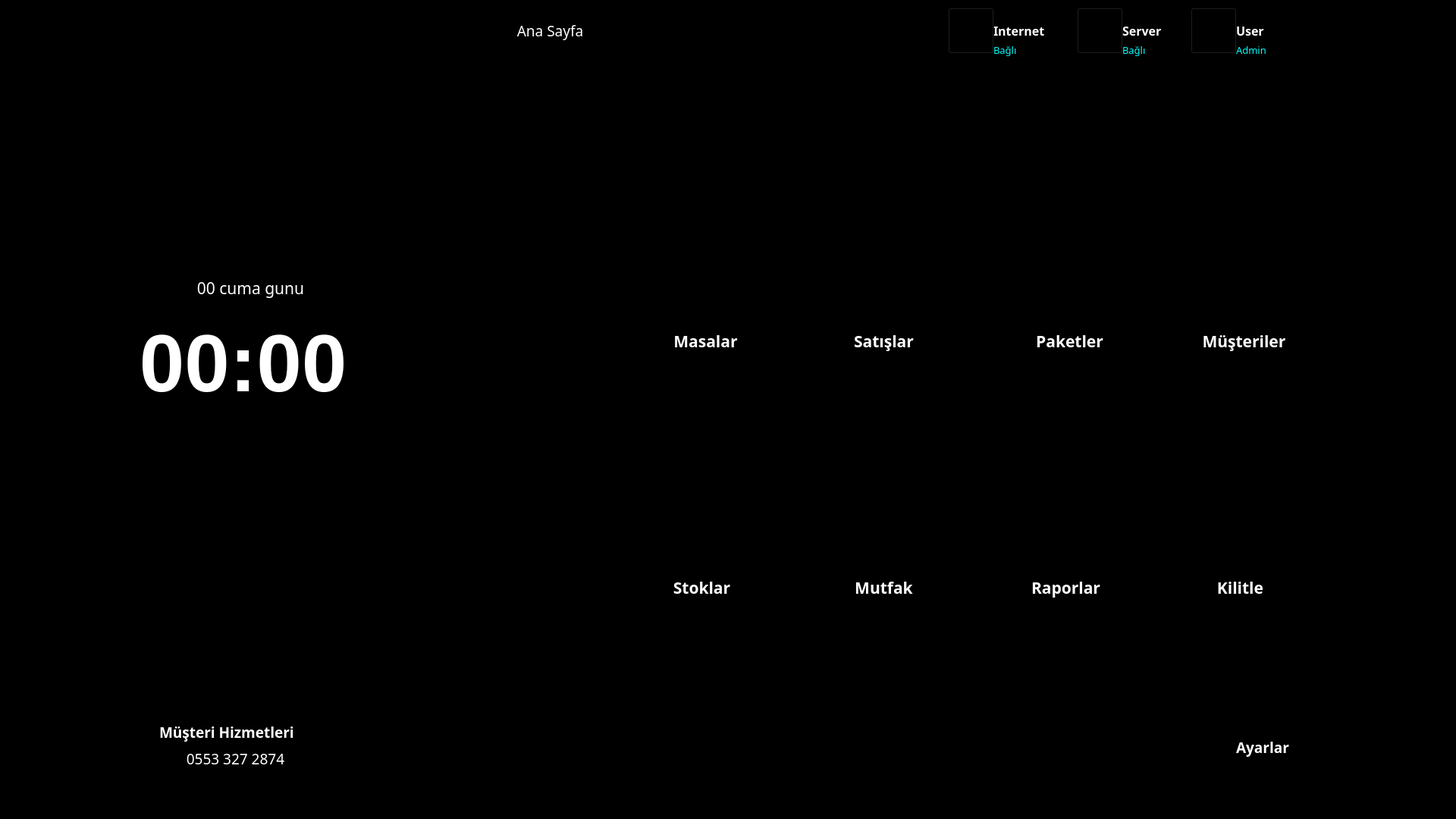
<?xml version="1.0" encoding="UTF-8"?>
<ui version="4.0">
 <class>frmMenu</class>
 <widget class="QWidget" name="frmMenu">
  <property name="geometry">
   <rect>
    <x>0</x>
    <y>0</y>
    <width>1920</width>
    <height>1080</height>
   </rect>
  </property>
  <property name="palette">
   <palette>
    <active>
     <colorrole role="WindowText">
      <brush brushstyle="SolidPattern">
       <color alpha="255">
        <red>255</red>
        <green>255</green>
        <blue>255</blue>
       </color>
      </brush>
     </colorrole>
     <colorrole role="Button">
      <brush brushstyle="SolidPattern">
       <color alpha="255">
        <red>0</red>
        <green>0</green>
        <blue>0</blue>
       </color>
      </brush>
     </colorrole>
     <colorrole role="Light">
      <brush brushstyle="SolidPattern">
       <color alpha="255">
        <red>0</red>
        <green>0</green>
        <blue>0</blue>
       </color>
      </brush>
     </colorrole>
     <colorrole role="Midlight">
      <brush brushstyle="SolidPattern">
       <color alpha="255">
        <red>0</red>
        <green>0</green>
        <blue>0</blue>
       </color>
      </brush>
     </colorrole>
     <colorrole role="Dark">
      <brush brushstyle="SolidPattern">
       <color alpha="255">
        <red>0</red>
        <green>0</green>
        <blue>0</blue>
       </color>
      </brush>
     </colorrole>
     <colorrole role="Mid">
      <brush brushstyle="SolidPattern">
       <color alpha="255">
        <red>0</red>
        <green>0</green>
        <blue>0</blue>
       </color>
      </brush>
     </colorrole>
     <colorrole role="Text">
      <brush brushstyle="SolidPattern">
       <color alpha="255">
        <red>255</red>
        <green>255</green>
        <blue>255</blue>
       </color>
      </brush>
     </colorrole>
     <colorrole role="BrightText">
      <brush brushstyle="SolidPattern">
       <color alpha="255">
        <red>255</red>
        <green>255</green>
        <blue>255</blue>
       </color>
      </brush>
     </colorrole>
     <colorrole role="ButtonText">
      <brush brushstyle="SolidPattern">
       <color alpha="255">
        <red>255</red>
        <green>255</green>
        <blue>255</blue>
       </color>
      </brush>
     </colorrole>
     <colorrole role="Base">
      <brush brushstyle="SolidPattern">
       <color alpha="255">
        <red>0</red>
        <green>0</green>
        <blue>0</blue>
       </color>
      </brush>
     </colorrole>
     <colorrole role="Window">
      <brush brushstyle="SolidPattern">
       <color alpha="255">
        <red>0</red>
        <green>0</green>
        <blue>0</blue>
       </color>
      </brush>
     </colorrole>
     <colorrole role="Shadow">
      <brush brushstyle="SolidPattern">
       <color alpha="255">
        <red>0</red>
        <green>0</green>
        <blue>0</blue>
       </color>
      </brush>
     </colorrole>
     <colorrole role="AlternateBase">
      <brush brushstyle="SolidPattern">
       <color alpha="255">
        <red>0</red>
        <green>0</green>
        <blue>0</blue>
       </color>
      </brush>
     </colorrole>
     <colorrole role="ToolTipBase">
      <brush brushstyle="SolidPattern">
       <color alpha="255">
        <red>255</red>
        <green>255</green>
        <blue>220</blue>
       </color>
      </brush>
     </colorrole>
     <colorrole role="ToolTipText">
      <brush brushstyle="SolidPattern">
       <color alpha="255">
        <red>0</red>
        <green>0</green>
        <blue>0</blue>
       </color>
      </brush>
     </colorrole>
    </active>
    <inactive>
     <colorrole role="WindowText">
      <brush brushstyle="SolidPattern">
       <color alpha="255">
        <red>255</red>
        <green>255</green>
        <blue>255</blue>
       </color>
      </brush>
     </colorrole>
     <colorrole role="Button">
      <brush brushstyle="SolidPattern">
       <color alpha="255">
        <red>0</red>
        <green>0</green>
        <blue>0</blue>
       </color>
      </brush>
     </colorrole>
     <colorrole role="Light">
      <brush brushstyle="SolidPattern">
       <color alpha="255">
        <red>0</red>
        <green>0</green>
        <blue>0</blue>
       </color>
      </brush>
     </colorrole>
     <colorrole role="Midlight">
      <brush brushstyle="SolidPattern">
       <color alpha="255">
        <red>0</red>
        <green>0</green>
        <blue>0</blue>
       </color>
      </brush>
     </colorrole>
     <colorrole role="Dark">
      <brush brushstyle="SolidPattern">
       <color alpha="255">
        <red>0</red>
        <green>0</green>
        <blue>0</blue>
       </color>
      </brush>
     </colorrole>
     <colorrole role="Mid">
      <brush brushstyle="SolidPattern">
       <color alpha="255">
        <red>0</red>
        <green>0</green>
        <blue>0</blue>
       </color>
      </brush>
     </colorrole>
     <colorrole role="Text">
      <brush brushstyle="SolidPattern">
       <color alpha="255">
        <red>255</red>
        <green>255</green>
        <blue>255</blue>
       </color>
      </brush>
     </colorrole>
     <colorrole role="BrightText">
      <brush brushstyle="SolidPattern">
       <color alpha="255">
        <red>255</red>
        <green>255</green>
        <blue>255</blue>
       </color>
      </brush>
     </colorrole>
     <colorrole role="ButtonText">
      <brush brushstyle="SolidPattern">
       <color alpha="255">
        <red>255</red>
        <green>255</green>
        <blue>255</blue>
       </color>
      </brush>
     </colorrole>
     <colorrole role="Base">
      <brush brushstyle="SolidPattern">
       <color alpha="255">
        <red>0</red>
        <green>0</green>
        <blue>0</blue>
       </color>
      </brush>
     </colorrole>
     <colorrole role="Window">
      <brush brushstyle="SolidPattern">
       <color alpha="255">
        <red>0</red>
        <green>0</green>
        <blue>0</blue>
       </color>
      </brush>
     </colorrole>
     <colorrole role="Shadow">
      <brush brushstyle="SolidPattern">
       <color alpha="255">
        <red>0</red>
        <green>0</green>
        <blue>0</blue>
       </color>
      </brush>
     </colorrole>
     <colorrole role="AlternateBase">
      <brush brushstyle="SolidPattern">
       <color alpha="255">
        <red>0</red>
        <green>0</green>
        <blue>0</blue>
       </color>
      </brush>
     </colorrole>
     <colorrole role="ToolTipBase">
      <brush brushstyle="SolidPattern">
       <color alpha="255">
        <red>255</red>
        <green>255</green>
        <blue>220</blue>
       </color>
      </brush>
     </colorrole>
     <colorrole role="ToolTipText">
      <brush brushstyle="SolidPattern">
       <color alpha="255">
        <red>0</red>
        <green>0</green>
        <blue>0</blue>
       </color>
      </brush>
     </colorrole>
    </inactive>
    <disabled>
     <colorrole role="WindowText">
      <brush brushstyle="SolidPattern">
       <color alpha="255">
        <red>0</red>
        <green>0</green>
        <blue>0</blue>
       </color>
      </brush>
     </colorrole>
     <colorrole role="Button">
      <brush brushstyle="SolidPattern">
       <color alpha="255">
        <red>0</red>
        <green>0</green>
        <blue>0</blue>
       </color>
      </brush>
     </colorrole>
     <colorrole role="Light">
      <brush brushstyle="SolidPattern">
       <color alpha="255">
        <red>0</red>
        <green>0</green>
        <blue>0</blue>
       </color>
      </brush>
     </colorrole>
     <colorrole role="Midlight">
      <brush brushstyle="SolidPattern">
       <color alpha="255">
        <red>0</red>
        <green>0</green>
        <blue>0</blue>
       </color>
      </brush>
     </colorrole>
     <colorrole role="Dark">
      <brush brushstyle="SolidPattern">
       <color alpha="255">
        <red>0</red>
        <green>0</green>
        <blue>0</blue>
       </color>
      </brush>
     </colorrole>
     <colorrole role="Mid">
      <brush brushstyle="SolidPattern">
       <color alpha="255">
        <red>0</red>
        <green>0</green>
        <blue>0</blue>
       </color>
      </brush>
     </colorrole>
     <colorrole role="Text">
      <brush brushstyle="SolidPattern">
       <color alpha="255">
        <red>0</red>
        <green>0</green>
        <blue>0</blue>
       </color>
      </brush>
     </colorrole>
     <colorrole role="BrightText">
      <brush brushstyle="SolidPattern">
       <color alpha="255">
        <red>255</red>
        <green>255</green>
        <blue>255</blue>
       </color>
      </brush>
     </colorrole>
     <colorrole role="ButtonText">
      <brush brushstyle="SolidPattern">
       <color alpha="255">
        <red>0</red>
        <green>0</green>
        <blue>0</blue>
       </color>
      </brush>
     </colorrole>
     <colorrole role="Base">
      <brush brushstyle="SolidPattern">
       <color alpha="255">
        <red>0</red>
        <green>0</green>
        <blue>0</blue>
       </color>
      </brush>
     </colorrole>
     <colorrole role="Window">
      <brush brushstyle="SolidPattern">
       <color alpha="255">
        <red>0</red>
        <green>0</green>
        <blue>0</blue>
       </color>
      </brush>
     </colorrole>
     <colorrole role="Shadow">
      <brush brushstyle="SolidPattern">
       <color alpha="255">
        <red>0</red>
        <green>0</green>
        <blue>0</blue>
       </color>
      </brush>
     </colorrole>
     <colorrole role="AlternateBase">
      <brush brushstyle="SolidPattern">
       <color alpha="255">
        <red>0</red>
        <green>0</green>
        <blue>0</blue>
       </color>
      </brush>
     </colorrole>
     <colorrole role="ToolTipBase">
      <brush brushstyle="SolidPattern">
       <color alpha="255">
        <red>255</red>
        <green>255</green>
        <blue>220</blue>
       </color>
      </brush>
     </colorrole>
     <colorrole role="ToolTipText">
      <brush brushstyle="SolidPattern">
       <color alpha="255">
        <red>0</red>
        <green>0</green>
        <blue>0</blue>
       </color>
      </brush>
     </colorrole>
    </disabled>
   </palette>
  </property>
  <property name="windowTitle">
   <string>Menü</string>
  </property>
  <widget class="QPushButton" name="btnAyarlar">
   <property name="geometry">
    <rect>
     <x>1620</x>
     <y>960</y>
     <width>191</width>
     <height>61</height>
    </rect>
   </property>
   <property name="styleSheet">
    <string notr="true">QPushButton {
    background-color: transparent;
    border: none;
}
</string>
   </property>
   <property name="text">
    <string/>
   </property>
   <property name="iconSize">
    <size>
     <width>280</width>
     <height>200</height>
    </size>
   </property>
  </widget>
  <widget class="QPushButton" name="btnKilit">
   <property name="geometry">
    <rect>
     <x>1550</x>
     <y>560</y>
     <width>171</width>
     <height>171</height>
    </rect>
   </property>
   <property name="palette">
    <palette>
     <active>
      <colorrole role="WindowText">
       <brush brushstyle="SolidPattern">
        <color alpha="255">
         <red>0</red>
         <green>0</green>
         <blue>0</blue>
        </color>
       </brush>
      </colorrole>
      <colorrole role="Button">
       <brush brushstyle="SolidPattern">
        <color alpha="0">
         <red>0</red>
         <green>0</green>
         <blue>0</blue>
        </color>
       </brush>
      </colorrole>
      <colorrole role="Light">
       <brush brushstyle="SolidPattern">
        <color alpha="255">
         <red>255</red>
         <green>255</green>
         <blue>255</blue>
        </color>
       </brush>
      </colorrole>
      <colorrole role="Midlight">
       <brush brushstyle="SolidPattern">
        <color alpha="255">
         <red>255</red>
         <green>255</green>
         <blue>255</blue>
        </color>
       </brush>
      </colorrole>
      <colorrole role="Dark">
       <brush brushstyle="SolidPattern">
        <color alpha="255">
         <red>127</red>
         <green>127</green>
         <blue>127</blue>
        </color>
       </brush>
      </colorrole>
      <colorrole role="Mid">
       <brush brushstyle="SolidPattern">
        <color alpha="255">
         <red>170</red>
         <green>170</green>
         <blue>170</blue>
        </color>
       </brush>
      </colorrole>
      <colorrole role="Text">
       <brush brushstyle="SolidPattern">
        <color alpha="255">
         <red>0</red>
         <green>0</green>
         <blue>0</blue>
        </color>
       </brush>
      </colorrole>
      <colorrole role="BrightText">
       <brush brushstyle="SolidPattern">
        <color alpha="255">
         <red>255</red>
         <green>255</green>
         <blue>255</blue>
        </color>
       </brush>
      </colorrole>
      <colorrole role="ButtonText">
       <brush brushstyle="SolidPattern">
        <color alpha="255">
         <red>0</red>
         <green>0</green>
         <blue>0</blue>
        </color>
       </brush>
      </colorrole>
      <colorrole role="Base">
       <brush brushstyle="SolidPattern">
        <color alpha="0">
         <red>0</red>
         <green>0</green>
         <blue>0</blue>
        </color>
       </brush>
      </colorrole>
      <colorrole role="Window">
       <brush brushstyle="SolidPattern">
        <color alpha="0">
         <red>0</red>
         <green>0</green>
         <blue>0</blue>
        </color>
       </brush>
      </colorrole>
      <colorrole role="Shadow">
       <brush brushstyle="SolidPattern">
        <color alpha="255">
         <red>0</red>
         <green>0</green>
         <blue>0</blue>
        </color>
       </brush>
      </colorrole>
      <colorrole role="AlternateBase">
       <brush brushstyle="SolidPattern">
        <color alpha="255">
         <red>255</red>
         <green>255</green>
         <blue>255</blue>
        </color>
       </brush>
      </colorrole>
      <colorrole role="ToolTipBase">
       <brush brushstyle="SolidPattern">
        <color alpha="255">
         <red>255</red>
         <green>255</green>
         <blue>220</blue>
        </color>
       </brush>
      </colorrole>
      <colorrole role="ToolTipText">
       <brush brushstyle="SolidPattern">
        <color alpha="255">
         <red>0</red>
         <green>0</green>
         <blue>0</blue>
        </color>
       </brush>
      </colorrole>
     </active>
     <inactive>
      <colorrole role="WindowText">
       <brush brushstyle="SolidPattern">
        <color alpha="255">
         <red>0</red>
         <green>0</green>
         <blue>0</blue>
        </color>
       </brush>
      </colorrole>
      <colorrole role="Button">
       <brush brushstyle="SolidPattern">
        <color alpha="0">
         <red>0</red>
         <green>0</green>
         <blue>0</blue>
        </color>
       </brush>
      </colorrole>
      <colorrole role="Light">
       <brush brushstyle="SolidPattern">
        <color alpha="255">
         <red>255</red>
         <green>255</green>
         <blue>255</blue>
        </color>
       </brush>
      </colorrole>
      <colorrole role="Midlight">
       <brush brushstyle="SolidPattern">
        <color alpha="255">
         <red>255</red>
         <green>255</green>
         <blue>255</blue>
        </color>
       </brush>
      </colorrole>
      <colorrole role="Dark">
       <brush brushstyle="SolidPattern">
        <color alpha="255">
         <red>127</red>
         <green>127</green>
         <blue>127</blue>
        </color>
       </brush>
      </colorrole>
      <colorrole role="Mid">
       <brush brushstyle="SolidPattern">
        <color alpha="255">
         <red>170</red>
         <green>170</green>
         <blue>170</blue>
        </color>
       </brush>
      </colorrole>
      <colorrole role="Text">
       <brush brushstyle="SolidPattern">
        <color alpha="255">
         <red>0</red>
         <green>0</green>
         <blue>0</blue>
        </color>
       </brush>
      </colorrole>
      <colorrole role="BrightText">
       <brush brushstyle="SolidPattern">
        <color alpha="255">
         <red>255</red>
         <green>255</green>
         <blue>255</blue>
        </color>
       </brush>
      </colorrole>
      <colorrole role="ButtonText">
       <brush brushstyle="SolidPattern">
        <color alpha="255">
         <red>0</red>
         <green>0</green>
         <blue>0</blue>
        </color>
       </brush>
      </colorrole>
      <colorrole role="Base">
       <brush brushstyle="SolidPattern">
        <color alpha="0">
         <red>0</red>
         <green>0</green>
         <blue>0</blue>
        </color>
       </brush>
      </colorrole>
      <colorrole role="Window">
       <brush brushstyle="SolidPattern">
        <color alpha="0">
         <red>0</red>
         <green>0</green>
         <blue>0</blue>
        </color>
       </brush>
      </colorrole>
      <colorrole role="Shadow">
       <brush brushstyle="SolidPattern">
        <color alpha="255">
         <red>0</red>
         <green>0</green>
         <blue>0</blue>
        </color>
       </brush>
      </colorrole>
      <colorrole role="AlternateBase">
       <brush brushstyle="SolidPattern">
        <color alpha="255">
         <red>255</red>
         <green>255</green>
         <blue>255</blue>
        </color>
       </brush>
      </colorrole>
      <colorrole role="ToolTipBase">
       <brush brushstyle="SolidPattern">
        <color alpha="255">
         <red>255</red>
         <green>255</green>
         <blue>220</blue>
        </color>
       </brush>
      </colorrole>
      <colorrole role="ToolTipText">
       <brush brushstyle="SolidPattern">
        <color alpha="255">
         <red>0</red>
         <green>0</green>
         <blue>0</blue>
        </color>
       </brush>
      </colorrole>
     </inactive>
     <disabled>
      <colorrole role="WindowText">
       <brush brushstyle="SolidPattern">
        <color alpha="255">
         <red>127</red>
         <green>127</green>
         <blue>127</blue>
        </color>
       </brush>
      </colorrole>
      <colorrole role="Button">
       <brush brushstyle="SolidPattern">
        <color alpha="0">
         <red>0</red>
         <green>0</green>
         <blue>0</blue>
        </color>
       </brush>
      </colorrole>
      <colorrole role="Light">
       <brush brushstyle="SolidPattern">
        <color alpha="255">
         <red>255</red>
         <green>255</green>
         <blue>255</blue>
        </color>
       </brush>
      </colorrole>
      <colorrole role="Midlight">
       <brush brushstyle="SolidPattern">
        <color alpha="255">
         <red>255</red>
         <green>255</green>
         <blue>255</blue>
        </color>
       </brush>
      </colorrole>
      <colorrole role="Dark">
       <brush brushstyle="SolidPattern">
        <color alpha="255">
         <red>127</red>
         <green>127</green>
         <blue>127</blue>
        </color>
       </brush>
      </colorrole>
      <colorrole role="Mid">
       <brush brushstyle="SolidPattern">
        <color alpha="255">
         <red>170</red>
         <green>170</green>
         <blue>170</blue>
        </color>
       </brush>
      </colorrole>
      <colorrole role="Text">
       <brush brushstyle="SolidPattern">
        <color alpha="255">
         <red>127</red>
         <green>127</green>
         <blue>127</blue>
        </color>
       </brush>
      </colorrole>
      <colorrole role="BrightText">
       <brush brushstyle="SolidPattern">
        <color alpha="255">
         <red>255</red>
         <green>255</green>
         <blue>255</blue>
        </color>
       </brush>
      </colorrole>
      <colorrole role="ButtonText">
       <brush brushstyle="SolidPattern">
        <color alpha="255">
         <red>127</red>
         <green>127</green>
         <blue>127</blue>
        </color>
       </brush>
      </colorrole>
      <colorrole role="Base">
       <brush brushstyle="SolidPattern">
        <color alpha="0">
         <red>0</red>
         <green>0</green>
         <blue>0</blue>
        </color>
       </brush>
      </colorrole>
      <colorrole role="Window">
       <brush brushstyle="SolidPattern">
        <color alpha="0">
         <red>0</red>
         <green>0</green>
         <blue>0</blue>
        </color>
       </brush>
      </colorrole>
      <colorrole role="Shadow">
       <brush brushstyle="SolidPattern">
        <color alpha="255">
         <red>0</red>
         <green>0</green>
         <blue>0</blue>
        </color>
       </brush>
      </colorrole>
      <colorrole role="AlternateBase">
       <brush brushstyle="SolidPattern">
        <color alpha="255">
         <red>255</red>
         <green>255</green>
         <blue>255</blue>
        </color>
       </brush>
      </colorrole>
      <colorrole role="ToolTipBase">
       <brush brushstyle="SolidPattern">
        <color alpha="255">
         <red>255</red>
         <green>255</green>
         <blue>220</blue>
        </color>
       </brush>
      </colorrole>
      <colorrole role="ToolTipText">
       <brush brushstyle="SolidPattern">
        <color alpha="255">
         <red>0</red>
         <green>0</green>
         <blue>0</blue>
        </color>
       </brush>
      </colorrole>
     </disabled>
    </palette>
   </property>
   <property name="styleSheet">
    <string notr="true">QPushButton {
    background-color: transparent;
    border: none;
}
</string>
   </property>
   <property name="text">
    <string/>
   </property>
   <property name="iconSize">
    <size>
     <width>146</width>
     <height>142</height>
    </size>
   </property>
  </widget>
  <widget class="QPushButton" name="btnMusteriler">
   <property name="geometry">
    <rect>
     <x>1550</x>
     <y>230</y>
     <width>171</width>
     <height>171</height>
    </rect>
   </property>
   <property name="styleSheet">
    <string notr="true">QPushButton {
    background-color: transparent;
    border: none;
}
</string>
   </property>
   <property name="text">
    <string/>
   </property>
   <property name="iconSize">
    <size>
     <width>280</width>
     <height>200</height>
    </size>
   </property>
  </widget>
  <widget class="QPushButton" name="btnRaporlar">
   <property name="geometry">
    <rect>
     <x>1320</x>
     <y>560</y>
     <width>171</width>
     <height>171</height>
    </rect>
   </property>
   <property name="styleSheet">
    <string notr="true">QPushButton {
    background-color: transparent;
    border: none;
}
</string>
   </property>
   <property name="text">
    <string/>
   </property>
   <property name="iconSize">
    <size>
     <width>280</width>
     <height>200</height>
    </size>
   </property>
  </widget>
  <widget class="QPushButton" name="btnMutak">
   <property name="geometry">
    <rect>
     <x>1080</x>
     <y>560</y>
     <width>171</width>
     <height>171</height>
    </rect>
   </property>
   <property name="styleSheet">
    <string notr="true">QPushButton {
    background-color: transparent;
    border: none;
}
</string>
   </property>
   <property name="text">
    <string/>
   </property>
   <property name="iconSize">
    <size>
     <width>280</width>
     <height>200</height>
    </size>
   </property>
  </widget>
  <widget class="QLabel" name="label">
   <property name="geometry">
    <rect>
     <x>0</x>
     <y>0</y>
     <width>1921</width>
     <height>1081</height>
    </rect>
   </property>
   <property name="font">
    <font>
     <family>Arial</family>
     <pointsize>22</pointsize>
     <weight>75</weight>
     <bold>true</bold>
    </font>
   </property>
   <property name="styleSheet">
    <string notr="true">background-image: url(:/tema/resimler/tema/Planc.png);</string>
   </property>
   <property name="text">
    <string/>
   </property>
  </widget>
  <widget class="QPushButton" name="btnMasalar">
   <property name="geometry">
    <rect>
     <x>840</x>
     <y>230</y>
     <width>181</width>
     <height>181</height>
    </rect>
   </property>
   <property name="styleSheet">
    <string notr="true">QPushButton {
    background-color: transparent;
    border: none;
}
</string>
   </property>
   <property name="text">
    <string/>
   </property>
   <property name="iconSize">
    <size>
     <width>350</width>
     <height>214</height>
    </size>
   </property>
  </widget>
  <widget class="QPushButton" name="btnPaketler">
   <property name="geometry">
    <rect>
     <x>1320</x>
     <y>230</y>
     <width>181</width>
     <height>181</height>
    </rect>
   </property>
   <property name="styleSheet">
    <string notr="true">QPushButton {
    background-color: transparent;
    border: none;
}
</string>
   </property>
   <property name="text">
    <string/>
   </property>
   <property name="iconSize">
    <size>
     <width>350</width>
     <height>200</height>
    </size>
   </property>
  </widget>
  <widget class="QLabel" name="label_4">
   <property name="geometry">
    <rect>
     <x>210</x>
     <y>940</y>
     <width>241</width>
     <height>51</height>
    </rect>
   </property>
   <property name="font">
    <font>
     <family>Cascadia Mono</family>
     <pointsize>14</pointsize>
     <weight>75</weight>
     <bold>true</bold>
    </font>
   </property>
   <property name="contextMenuPolicy">
    <enum>Qt::CustomContextMenu</enum>
   </property>
   <property name="text">
    <string>Müşteri Hizmetleri</string>
   </property>
  </widget>
  <widget class="QLabel" name="label_5">
   <property name="geometry">
    <rect>
     <x>1630</x>
     <y>970</y>
     <width>91</width>
     <height>31</height>
    </rect>
   </property>
   <property name="font">
    <font>
     <family>Cascadia Mono</family>
     <pointsize>14</pointsize>
     <weight>75</weight>
     <bold>true</bold>
    </font>
   </property>
   <property name="text">
    <string>Ayarlar</string>
   </property>
  </widget>
  <widget class="QLabel" name="label_6">
   <property name="geometry">
    <rect>
     <x>850</x>
     <y>430</y>
     <width>161</width>
     <height>41</height>
    </rect>
   </property>
   <property name="font">
    <font>
     <family>Cascadia Mono</family>
     <pointsize>16</pointsize>
     <weight>75</weight>
     <bold>true</bold>
    </font>
   </property>
   <property name="layoutDirection">
    <enum>Qt::LeftToRight</enum>
   </property>
   <property name="text">
    <string>Masalar</string>
   </property>
   <property name="textFormat">
    <enum>Qt::RichText</enum>
   </property>
   <property name="alignment">
    <set>Qt::AlignCenter</set>
   </property>
  </widget>
  <widget class="QLabel" name="label_7">
   <property name="geometry">
    <rect>
     <x>1070</x>
     <y>430</y>
     <width>191</width>
     <height>41</height>
    </rect>
   </property>
   <property name="font">
    <font>
     <family>Cascadia Mono</family>
     <pointsize>16</pointsize>
     <weight>75</weight>
     <bold>true</bold>
    </font>
   </property>
   <property name="layoutDirection">
    <enum>Qt::LeftToRight</enum>
   </property>
   <property name="text">
    <string>Satışlar</string>
   </property>
   <property name="textFormat">
    <enum>Qt::RichText</enum>
   </property>
   <property name="alignment">
    <set>Qt::AlignCenter</set>
   </property>
  </widget>
  <widget class="QLabel" name="label_8">
   <property name="geometry">
    <rect>
     <x>1330</x>
     <y>430</y>
     <width>161</width>
     <height>41</height>
    </rect>
   </property>
   <property name="font">
    <font>
     <family>Cascadia Mono</family>
     <pointsize>16</pointsize>
     <weight>75</weight>
     <bold>true</bold>
    </font>
   </property>
   <property name="layoutDirection">
    <enum>Qt::LeftToRight</enum>
   </property>
   <property name="text">
    <string>Paketler</string>
   </property>
   <property name="textFormat">
    <enum>Qt::RichText</enum>
   </property>
   <property name="alignment">
    <set>Qt::AlignCenter</set>
   </property>
  </widget>
  <widget class="QLabel" name="label_9">
   <property name="geometry">
    <rect>
     <x>1560</x>
     <y>430</y>
     <width>161</width>
     <height>41</height>
    </rect>
   </property>
   <property name="font">
    <font>
     <family>Cascadia Mono</family>
     <pointsize>16</pointsize>
     <weight>75</weight>
     <bold>true</bold>
    </font>
   </property>
   <property name="layoutDirection">
    <enum>Qt::LeftToRight</enum>
   </property>
   <property name="text">
    <string>Müşteriler</string>
   </property>
   <property name="textFormat">
    <enum>Qt::RichText</enum>
   </property>
   <property name="alignment">
    <set>Qt::AlignCenter</set>
   </property>
  </widget>
  <widget class="QLabel" name="label_10">
   <property name="geometry">
    <rect>
     <x>830</x>
     <y>750</y>
     <width>191</width>
     <height>51</height>
    </rect>
   </property>
   <property name="font">
    <font>
     <family>Cascadia Mono</family>
     <pointsize>16</pointsize>
     <weight>75</weight>
     <bold>true</bold>
    </font>
   </property>
   <property name="layoutDirection">
    <enum>Qt::LeftToRight</enum>
   </property>
   <property name="text">
    <string>Stoklar</string>
   </property>
   <property name="textFormat">
    <enum>Qt::RichText</enum>
   </property>
   <property name="alignment">
    <set>Qt::AlignCenter</set>
   </property>
  </widget>
  <widget class="QLabel" name="label_11">
   <property name="geometry">
    <rect>
     <x>1080</x>
     <y>750</y>
     <width>171</width>
     <height>51</height>
    </rect>
   </property>
   <property name="font">
    <font>
     <family>Cascadia Mono</family>
     <pointsize>16</pointsize>
     <weight>75</weight>
     <bold>true</bold>
    </font>
   </property>
   <property name="layoutDirection">
    <enum>Qt::LeftToRight</enum>
   </property>
   <property name="text">
    <string>Mutfak</string>
   </property>
   <property name="textFormat">
    <enum>Qt::RichText</enum>
   </property>
   <property name="alignment">
    <set>Qt::AlignCenter</set>
   </property>
  </widget>
  <widget class="QLabel" name="label_12">
   <property name="geometry">
    <rect>
     <x>1320</x>
     <y>750</y>
     <width>171</width>
     <height>51</height>
    </rect>
   </property>
   <property name="font">
    <font>
     <family>Cascadia Mono</family>
     <pointsize>16</pointsize>
     <weight>75</weight>
     <bold>true</bold>
    </font>
   </property>
   <property name="layoutDirection">
    <enum>Qt::LeftToRight</enum>
   </property>
   <property name="text">
    <string>Raporlar</string>
   </property>
   <property name="textFormat">
    <enum>Qt::RichText</enum>
   </property>
   <property name="alignment">
    <set>Qt::AlignCenter</set>
   </property>
  </widget>
  <widget class="QLabel" name="label_13">
   <property name="geometry">
    <rect>
     <x>1550</x>
     <y>750</y>
     <width>171</width>
     <height>51</height>
    </rect>
   </property>
   <property name="font">
    <font>
     <family>Cascadia Mono</family>
     <pointsize>16</pointsize>
     <weight>75</weight>
     <bold>true</bold>
    </font>
   </property>
   <property name="layoutDirection">
    <enum>Qt::LeftToRight</enum>
   </property>
   <property name="text">
    <string>Kilitle</string>
   </property>
   <property name="textFormat">
    <enum>Qt::RichText</enum>
   </property>
   <property name="alignment">
    <set>Qt::AlignCenter</set>
   </property>
  </widget>
  <widget class="QLabel" name="lblSaat">
   <property name="geometry">
    <rect>
     <x>140</x>
     <y>400</y>
     <width>361</width>
     <height>161</height>
    </rect>
   </property>
   <property name="font">
    <font>
     <family>Arial</family>
     <pointsize>80</pointsize>
     <weight>75</weight>
     <bold>true</bold>
    </font>
   </property>
   <property name="layoutDirection">
    <enum>Qt::LeftToRight</enum>
   </property>
   <property name="text">
    <string>00:00</string>
   </property>
   <property name="textFormat">
    <enum>Qt::RichText</enum>
   </property>
   <property name="alignment">
    <set>Qt::AlignCenter</set>
   </property>
  </widget>
  <widget class="QLabel" name="lblTarih">
   <property name="geometry">
    <rect>
     <x>170</x>
     <y>360</y>
     <width>321</width>
     <height>41</height>
    </rect>
   </property>
   <property name="font">
    <font>
     <family>Cascadia Mono</family>
     <pointsize>16</pointsize>
     <weight>50</weight>
     <italic>false</italic>
     <bold>false</bold>
    </font>
   </property>
   <property name="layoutDirection">
    <enum>Qt::LeftToRight</enum>
   </property>
   <property name="text">
    <string>00 cuma gunu</string>
   </property>
   <property name="textFormat">
    <enum>Qt::RichText</enum>
   </property>
   <property name="alignment">
    <set>Qt::AlignCenter</set>
   </property>
  </widget>
  <widget class="QLabel" name="lblSayfa">
   <property name="geometry">
    <rect>
     <x>650</x>
     <y>20</y>
     <width>151</width>
     <height>41</height>
    </rect>
   </property>
   <property name="font">
    <font>
     <family>Cascadia Mono</family>
     <pointsize>14</pointsize>
     <weight>50</weight>
     <bold>false</bold>
    </font>
   </property>
   <property name="layoutDirection">
    <enum>Qt::LeftToRight</enum>
   </property>
   <property name="text">
    <string>Ana Sayfa</string>
   </property>
   <property name="textFormat">
    <enum>Qt::RichText</enum>
   </property>
   <property name="alignment">
    <set>Qt::AlignCenter</set>
   </property>
  </widget>
  <widget class="QPushButton" name="btnGeri_5">
   <property name="geometry">
    <rect>
     <x>1570</x>
     <y>10</y>
     <width>61</width>
     <height>61</height>
    </rect>
   </property>
   <property name="styleSheet">
    <string notr="true">background-color: transparent;</string>
   </property>
   <property name="text">
    <string/>
   </property>
   <property name="icon">
    <iconset resource="../ImageRestorant.qrc">
     <normaloff>:/ıconlar/resimler/ıcon/user.png</normaloff>:/ıconlar/resimler/ıcon/user.png</iconset>
   </property>
   <property name="iconSize">
    <size>
     <width>47</width>
     <height>80</height>
    </size>
   </property>
  </widget>
  <widget class="QPushButton" name="btnGeri_4">
   <property name="geometry">
    <rect>
     <x>1420</x>
     <y>10</y>
     <width>61</width>
     <height>61</height>
    </rect>
   </property>
   <property name="styleSheet">
    <string notr="true">background-color: transparent;</string>
   </property>
   <property name="text">
    <string/>
   </property>
   <property name="icon">
    <iconset resource="../ImageRestorant.qrc">
     <normaloff>:/ıconlar/resimler/ıcon/server.png</normaloff>:/ıconlar/resimler/ıcon/server.png</iconset>
   </property>
   <property name="iconSize">
    <size>
     <width>41</width>
     <height>80</height>
    </size>
   </property>
  </widget>
  <widget class="QLabel" name="label_14">
   <property name="geometry">
    <rect>
     <x>1480</x>
     <y>30</y>
     <width>91</width>
     <height>21</height>
    </rect>
   </property>
   <property name="font">
    <font>
     <family>Cascadia Mono</family>
     <pointsize>12</pointsize>
     <weight>75</weight>
     <bold>true</bold>
    </font>
   </property>
   <property name="text">
    <string>Server</string>
   </property>
  </widget>
  <widget class="QLabel" name="label_2">
   <property name="geometry">
    <rect>
     <x>1310</x>
     <y>30</y>
     <width>111</width>
     <height>21</height>
    </rect>
   </property>
   <property name="font">
    <font>
     <family>Cascadia Mono</family>
     <pointsize>12</pointsize>
     <weight>75</weight>
     <bold>true</bold>
    </font>
   </property>
   <property name="text">
    <string>Internet</string>
   </property>
  </widget>
  <widget class="QLabel" name="lblKul">
   <property name="geometry">
    <rect>
     <x>1630</x>
     <y>30</y>
     <width>121</width>
     <height>21</height>
    </rect>
   </property>
   <property name="font">
    <font>
     <family>Cascadia Mono</family>
     <pointsize>12</pointsize>
     <weight>75</weight>
     <bold>true</bold>
    </font>
   </property>
   <property name="text">
    <string>User</string>
   </property>
  </widget>
  <widget class="QPushButton" name="btnGeri_3">
   <property name="geometry">
    <rect>
     <x>1250</x>
     <y>10</y>
     <width>61</width>
     <height>61</height>
    </rect>
   </property>
   <property name="styleSheet">
    <string notr="true">background-color: transparent;</string>
   </property>
   <property name="text">
    <string/>
   </property>
   <property name="icon">
    <iconset resource="../ImageRestorant.qrc">
     <normaloff>:/ıconlar/resimler/ıcon/signal.png</normaloff>:/ıconlar/resimler/ıcon/signal.png</iconset>
   </property>
   <property name="iconSize">
    <size>
     <width>45</width>
     <height>80</height>
    </size>
   </property>
  </widget>
  <widget class="QLabel" name="lblTelefon">
   <property name="geometry">
    <rect>
     <x>210</x>
     <y>980</y>
     <width>201</width>
     <height>41</height>
    </rect>
   </property>
   <property name="font">
    <font>
     <family>Cascadia Mono</family>
     <pointsize>14</pointsize>
     <weight>50</weight>
     <italic>false</italic>
     <bold>false</bold>
    </font>
   </property>
   <property name="layoutDirection">
    <enum>Qt::LeftToRight</enum>
   </property>
   <property name="text">
    <string>0553 327 2874</string>
   </property>
   <property name="textFormat">
    <enum>Qt::RichText</enum>
   </property>
   <property name="alignment">
    <set>Qt::AlignCenter</set>
   </property>
  </widget>
  <widget class="QLabel" name="lblInternet">
   <property name="geometry">
    <rect>
     <x>1310</x>
     <y>50</y>
     <width>101</width>
     <height>31</height>
    </rect>
   </property>
   <property name="palette">
    <palette>
     <active>
      <colorrole role="WindowText">
       <brush brushstyle="SolidPattern">
        <color alpha="255">
         <red>0</red>
         <green>255</green>
         <blue>255</blue>
        </color>
       </brush>
      </colorrole>
     </active>
     <inactive>
      <colorrole role="WindowText">
       <brush brushstyle="SolidPattern">
        <color alpha="255">
         <red>0</red>
         <green>255</green>
         <blue>255</blue>
        </color>
       </brush>
      </colorrole>
     </inactive>
     <disabled>
      <colorrole role="WindowText">
       <brush brushstyle="SolidPattern">
        <color alpha="255">
         <red>0</red>
         <green>0</green>
         <blue>0</blue>
        </color>
       </brush>
      </colorrole>
     </disabled>
    </palette>
   </property>
   <property name="font">
    <font>
     <family>Cascadia Mono</family>
     <pointsize>10</pointsize>
     <weight>50</weight>
     <italic>false</italic>
     <bold>false</bold>
    </font>
   </property>
   <property name="text">
    <string>Bağlı</string>
   </property>
  </widget>
  <widget class="QLabel" name="lblServer">
   <property name="geometry">
    <rect>
     <x>1480</x>
     <y>50</y>
     <width>81</width>
     <height>31</height>
    </rect>
   </property>
   <property name="palette">
    <palette>
     <active>
      <colorrole role="WindowText">
       <brush brushstyle="SolidPattern">
        <color alpha="255">
         <red>0</red>
         <green>255</green>
         <blue>255</blue>
        </color>
       </brush>
      </colorrole>
     </active>
     <inactive>
      <colorrole role="WindowText">
       <brush brushstyle="SolidPattern">
        <color alpha="255">
         <red>0</red>
         <green>255</green>
         <blue>255</blue>
        </color>
       </brush>
      </colorrole>
     </inactive>
     <disabled>
      <colorrole role="WindowText">
       <brush brushstyle="SolidPattern">
        <color alpha="255">
         <red>0</red>
         <green>0</green>
         <blue>0</blue>
        </color>
       </brush>
      </colorrole>
     </disabled>
    </palette>
   </property>
   <property name="font">
    <font>
     <family>Cascadia Mono</family>
     <pointsize>10</pointsize>
     <weight>50</weight>
     <italic>false</italic>
     <bold>false</bold>
    </font>
   </property>
   <property name="text">
    <string>Bağlı</string>
   </property>
  </widget>
  <widget class="QLabel" name="lblKullanici">
   <property name="geometry">
    <rect>
     <x>1630</x>
     <y>50</y>
     <width>91</width>
     <height>31</height>
    </rect>
   </property>
   <property name="palette">
    <palette>
     <active>
      <colorrole role="WindowText">
       <brush brushstyle="SolidPattern">
        <color alpha="255">
         <red>0</red>
         <green>255</green>
         <blue>255</blue>
        </color>
       </brush>
      </colorrole>
     </active>
     <inactive>
      <colorrole role="WindowText">
       <brush brushstyle="SolidPattern">
        <color alpha="255">
         <red>0</red>
         <green>255</green>
         <blue>255</blue>
        </color>
       </brush>
      </colorrole>
     </inactive>
     <disabled>
      <colorrole role="WindowText">
       <brush brushstyle="SolidPattern">
        <color alpha="255">
         <red>0</red>
         <green>0</green>
         <blue>0</blue>
        </color>
       </brush>
      </colorrole>
     </disabled>
    </palette>
   </property>
   <property name="font">
    <font>
     <family>Cascadia Mono</family>
     <pointsize>10</pointsize>
     <weight>50</weight>
     <italic>false</italic>
     <bold>false</bold>
    </font>
   </property>
   <property name="text">
    <string>Admin</string>
   </property>
  </widget>
  <widget class="QPushButton" name="btnCikis">
   <property name="geometry">
    <rect>
     <x>1770</x>
     <y>20</y>
     <width>51</width>
     <height>61</height>
    </rect>
   </property>
   <property name="styleSheet">
    <string notr="true">QPushButton {
    background-color: transparent;
    border: none;
}
</string>
   </property>
   <property name="text">
    <string/>
   </property>
   <property name="icon">
    <iconset resource="../ImageRestorant.qrc">
     <normaloff>:/ıconlar/resimler/ıcon/logout.png</normaloff>:/ıconlar/resimler/ıcon/logout.png</iconset>
   </property>
   <property name="iconSize">
    <size>
     <width>30</width>
     <height>50</height>
    </size>
   </property>
  </widget>
  <widget class="QPushButton" name="premium">
   <property name="geometry">
    <rect>
     <x>1200</x>
     <y>190</y>
     <width>91</width>
     <height>91</height>
    </rect>
   </property>
   <property name="styleSheet">
    <string notr="true">QPushButton {
    background-color: transparent;
    border: none;
}
</string>
   </property>
   <property name="text">
    <string/>
   </property>
   <property name="icon">
    <iconset resource="../ImageRestorant.qrc">
     <normaloff>:/ıconlar/resimler/ıcon/premim.png</normaloff>:/ıconlar/resimler/ıcon/premim.png</iconset>
   </property>
   <property name="iconSize">
    <size>
     <width>70</width>
     <height>70</height>
    </size>
   </property>
  </widget>
  <widget class="QPushButton" name="premium_2">
   <property name="geometry">
    <rect>
     <x>960</x>
     <y>510</y>
     <width>91</width>
     <height>91</height>
    </rect>
   </property>
   <property name="styleSheet">
    <string notr="true">QPushButton {
    background-color: transparent;
    border: none;
}
</string>
   </property>
   <property name="text">
    <string/>
   </property>
   <property name="icon">
    <iconset resource="../ImageRestorant.qrc">
     <normaloff>:/ıconlar/resimler/ıcon/premim.png</normaloff>:/ıconlar/resimler/ıcon/premim.png</iconset>
   </property>
   <property name="iconSize">
    <size>
     <width>70</width>
     <height>70</height>
    </size>
   </property>
  </widget>
  <zorder>label</zorder>
  <zorder>btnAyarlar</zorder>
  <zorder>btnMusteriler</zorder>
  <zorder>btnKilit</zorder>
  <zorder>btnRaporlar</zorder>
  <zorder>btnMutak</zorder>
  <zorder>btnMasalar</zorder>
  <zorder>btnPaketler</zorder>
  <zorder>label_4</zorder>
  <zorder>label_5</zorder>
  <zorder>label_6</zorder>
  <zorder>label_7</zorder>
  <zorder>label_8</zorder>
  <zorder>label_9</zorder>
  <zorder>label_10</zorder>
  <zorder>label_11</zorder>
  <zorder>label_12</zorder>
  <zorder>label_13</zorder>
  <zorder>lblSaat</zorder>
  <zorder>lblTarih</zorder>
  <zorder>lblSayfa</zorder>
  <zorder>btnGeri_5</zorder>
  <zorder>btnGeri_4</zorder>
  <zorder>label_14</zorder>
  <zorder>label_2</zorder>
  <zorder>lblKul</zorder>
  <zorder>btnGeri_3</zorder>
  <zorder>lblTelefon</zorder>
  <zorder>lblInternet</zorder>
  <zorder>lblServer</zorder>
  <zorder>lblKullanici</zorder>
  <zorder>btnCikis</zorder>
  <zorder>premium</zorder>
  <zorder>premium_2</zorder>
 </widget>
 <resources>
  <include location="../ImageRestorant.qrc"/>
 </resources>
 <connections/>
</ui>
